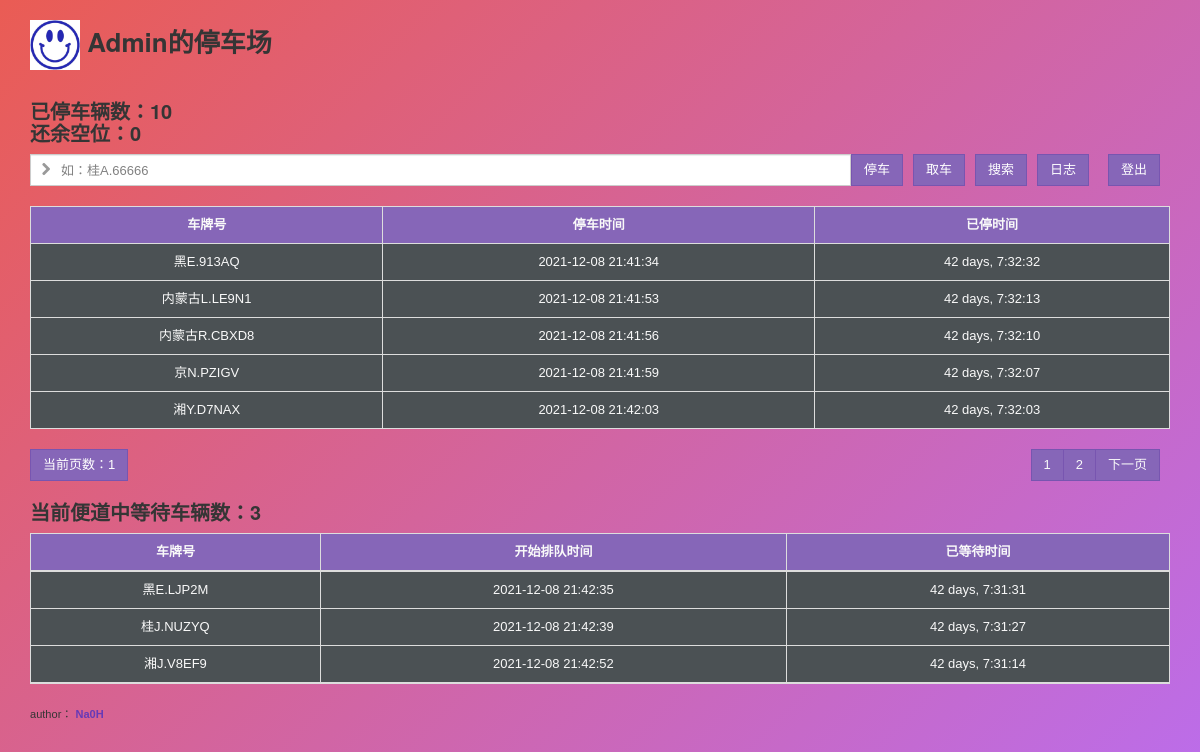
Screenshot of / (signed in) with the database file from the repository.
### app.py (models this page shows, shortened)
class User(db.Model, UserMixin):
    id = db.Column(db.Integer, primary_key=True)
    name = db.Column(db.String(20))
    username = db.Column(db.String(20))
    password_hash = db.Column(db.String(128))

class Car(db.Model):
    id = db.Column(db.Integer, autoincrement=True, primary_key=True)
    carnum = db.Column(db.String(20))
    time = db.Column(db.DateTime)

class WaitCar(db.Model):
    id = db.Column(db.Integer, autoincrement=True, primary_key=True)
    carnum = db.Column(db.String(20))
    time = db.Column(db.DateTime)

### app.py (the view, shortened to what this page needs)
@app.route('/', methods=['GET', 'POST'])
@login_required
def index():
    maxc = 10    # 定义停车场最大车辆数
    page1 = int(request.args.get('page1', 1))
    page2 = int(request.args.get('page2', 1))
    a = Car.query.paginate(page1, per_page=5, error_out=False)
    b = WaitCar.query.paginate(page2, per_page=5, error_out=False)
    if page1 > a.pages or page1 < 1:
        page1 = 1
    if page2 > b.pages or page2 < 1:
        page2 = 1
    while (maxc - Car.query.count()) > 0 and WaitCar.query.count() > 0:
        chepavement(maxc)
    user = User.query.first()
    cars = Car.query.paginate(page1, per_page=5, error_out=False)
    wcars = WaitCar.query.paginate(page2, per_page=5, error_out=False)
    return render_template('index.html',
                           user=user,
                           cars=cars,
                           wcars=wcars,
                           clen=Car.query.count(),
                           len=WaitCar.query.count(),
                           carn=Car.query.count(),
                           last=(maxc - Car.query.count()),
                           time=datetime.datetime.now().replace(microsecond=0)
                           )

### app.py (called while the page is built)
@login_manager.user_loader
def load_user(user_id):  # 创建用户加载回调函数，接受用户 ID 作为参数
    user = User.query.get(int(user_id))  # 用 ID 作为 User 模型的主键查询对应的用户
    return user  # 返回用户对象

### templates/index.html (shortened to what this page needs)
<!DOCTYPE html>
<html lang="en">
<head>
    <link href="{{ url_for('static', filename='css/zui.css') }}" rel="stylesheet">
    <link href="{{ url_for('static', filename='css/zui-theme.css') }}" rel="stylesheet">
    <link href="{{ url_for('static', filename='lib/datagrid/zui.datagrid.min.css') }}" rel="stylesheet">
    <link rel="stylesheet" type="text/css" href="{{ url_for('static', filename='login/styles.css') }}">
</head>
<body>
<div class="container">
    <h1>
    <img alt="picturl1" src="{{ url_for('static', filename='images/avatar.jpg') }}" height="50" width="50">
    {{ user.name }}的停车场
    </h1>
</div>
<div class="container">
    {%if clen != 0%}
    <h2>已停车辆数：{{ carn }}<br>还余空位：{{last}}</h2>
    <form method="post">
        <div class="input-group">
          <div class="input-control search-box search-box has-icon-left has-icon-right search-example" id="searchcartext">
            <input id="carnum" type="text" class="form-control search-input"  placeholder="如：桂A.66666" name="carnum">
            <label for="carnum" class="input-control-icon-left search-icon">
                <i class="icon icon-chevron-right"></i>
            </label>
          </div>
          <span class="input-group-btn">
            <input class="btn btn-primary" type="submit" name="parkcar" value="停车"></input>
          </span>
          <span class="input-group-btn container">
                <input class="btn btn-primary " type="submit" name="getcar" value="取车">
          </span>
          <span class="input-group-btn">
            <input class="btn btn-primary" type="submit" name="searchcarb" value="搜索"></input>
          </span>
          <span class="input-group-btn container">
                <input class="btn btn-primary " type="submit" name="tolog" value="日志">
          </span>
          <span class="input-group-btn container">
                <input class="btn btn-primary " type="submit" name="logout" value="登出">
          </span>
        </div>
    </form>
    <br>
    <table id="cartable" class="table table-bordered" style="background-color: #4b5154;text-align: center;">
        <thead>
            <tr>
                <th style="color:#f9f9f9;text-align: center;background-color: #8666b8;">车牌号</th>
                <th style="color:#f9f9f9;text-align: center;background-color: #8666b8;">停车时间</th>
                <th style="color:#f9f9f9;text-align: center;background-color: #8666b8;">已停时间</th>
            </tr>
        </thead>
        <tbody>
            {% for car in cars.items %}
            <tr>
                <td style="color:#f9f9f9;">{{ car.carnum }}</td>
                <td style="color:#f9f9f9;">{{ car.time }}</td>
                <td style="color:#f9f9f9;">{{ time - car.time }}</td>
            </tr>
            {% endfor %}
        </tbody>
    </table>
    {% endif %}
    <div class="input-group" >
    {% if cars.pages > 1 %}
        <span class="btn btn-primary">
            当前页数：{{ cars.page }}
        </span>
      <span class="input-group-btn container">
        {% for i in cars.iter_pages() %}
            <a href="/?page1={{ i }}" class="btn btn-primary" style="color: #f9f9f9">{{ i }}</a>
        {% endfor %}
        {% if cars.has_next %}
            <a href="/?page1={{ cars.next_num }}" class="btn btn-primary" style="color: #f9f9f9">下一页</a>
        {% endif %}
      </span>
    {% endif %}
    </div>
    {% if len != 0 %}
    <h2>当前便道中等待车辆数：{{ len }}</h2>
    <table id="cartable" class="container table table-bordered" style="background-color: #4b5154;text-align: center;">
        <thead>
            <tr>
                <th style="color:#f9f9f9;text-align: center;background-color: #8666b8;">车牌号</th>
                <th style="color:#f9f9f9;text-align: center;background-color: #8666b8;">开始排队时间</th>
                <th style="color:#f9f9f9;text-align: center;background-color: #8666b8;">已等待时间</th>
            </tr>
        </thead>
        <tbody>
            {% for wcar in wcars.items %}
            <tr>
                <td style="color:#f9f9f9;">{{ wcar.carnum }}</td>
                <td style="color:#f9f9f9;">{{ wcar.time }}</td>
                <td style="color:#f9f9f9;">{{ time - wcar.time }}</td>
            </tr>
            {% endfor %}
        </tbody>
    </table>
    {% endif %}
</div>
<footer class="container">
    <small>author：
<a href="http://na0h.cn"><strong>Na0H</strong></a></small>
</footer>
</body>
</html>

### static/css/zui-theme.css (style rules this page uses)
.btn { border-radius: 0; color: #353535; background-color: #f2f2f2; border-color: #bfbfbf; }
.btn-primary { color: #fff; background-color: #8666b8; border-color: #7855b0; }
.form-control { border-radius: 0; }
.input-group-addon:not(:first-child):not(:last-child), .input-group-btn:not(:first-child):not(:last-child), .input-group .form-control:not(:first-child):not(:last-child) { border-radius: 0; }
.input-group .form-control:first-child, .input-group-addon:first-child, .input-group-btn:first-child > .btn, .input-group-btn:first-child > .btn-group > .btn, .input-group-btn:first-child > .dropdown-toggle, .input-group-btn:last-child > .btn:not(:last-child):not(.dropdown-toggle), .input-group-btn:last-child > .btn-group:not(:last-child) > .btn { border-bottom-right-radius: 0; border-top-right-radius: 0; }
.input-group .form-control:last-child, .input-group-addon:last-child, .input-group-btn:last-child > .btn, .input-group-btn:last-child > .btn-group > .btn, .input-group-btn:last-child > .dropdown-toggle, .input-group-btn:first-child > .btn:not(:first-child), .input-group-btn:first-child > .btn-group:not(:first-child) > .btn { border-bottom-left-radius: 0; border-top-left-radius: 0; }

### static/login/styles.css (style rules this page uses)
body { -webkit-perspective: 800px; perspective: 800px; height: 100vh; margin: 0; font-family: 'Gudea', sans-serif; background: #EA5C54; background: -webkit-gradient(linear, left top, right bottom, color-stop(0%, #EA5C54), color-stop(100%, #bb6dec)); background: -webkit-linear-gradient(-45deg, #EA5C54 0%, #bb6dec 100%); background: -webkit-linear-gradient(315deg, #EA5C54 0%, #bb6dec 100%); background: linear-gradient(135deg, #EA5C54 0%, #bb6dec 100%); filter: progid:DXImageTransform.Microsoft.gradient( startColorstr='#EA5C54 ', endColorstr='#bb6dec',GradientType=1 ); }

### rows the page displays
User: name "Admin"
Car: carnum "黑E.913AQ", time "2021-12-08 21:41:34", time-car.time "42 days, 7:32:32"
Car: carnum "内蒙古L.LE9N1", time "2021-12-08 21:41:53", time-car.time "42 days, 7:32:13"
Car: carnum "内蒙古R.CBXD8", time "2021-12-08 21:41:56", time-car.time "42 days, 7:32:10"
Car: carnum "京N.PZIGV", time "2021-12-08 21:41:59", time-car.time "42 days, 7:32:07"
Car: carnum "湘Y.D7NAX", time "2021-12-08 21:42:03", time-car.time "42 days, 7:32:03"
WaitCar: carnum "黑E.LJP2M", time "2021-12-08 21:42:35", time-wcar.time "42 days, 7:31:31"
WaitCar: carnum "桂J.NUZYQ", time "2021-12-08 21:42:39", time-wcar.time "42 days, 7:31:27"
WaitCar: carnum "湘J.V8EF9", time "2021-12-08 21:42:52", time-wcar.time "42 days, 7:31:14"

### other values shown
{{ carn }} "10"
{{ last }} "0"
{{ cars.page }} "1"
{{ i }} "1" "2"
{{ len }} "3"
